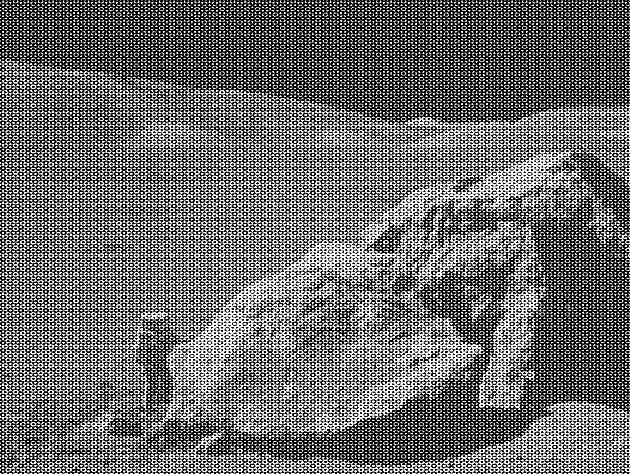
#> input picture moonlanding.png, 630 x 474 px
$ jupyter execute ex9.ipynb
#> lines starting #> are read from the running program, lines starting #| are printed output that depends on the picture
1\. **Hurricanes per Year**

The number of hurricanes in 2005 was 15. The historic average is 6.3. Is this number signficantly different?
- Assume the number of hurricanes is random, i.e. follows the Poisson distribution.
- Assume as statistically significant a probability that has a Z score of 3 or larger with respect a normal distribution.

**Hint**: compute the probability that in a single year are observed 15 or more hurricances.

[cell 1]
import numpy as np
from scipy import stats
import matplotlib.pyplot as plt
x0 = 15
mean = 6.3
x = np.arange(30)
y = stats.poisson.pmf(x, mean)

plt.ylabel("p(x)", size = 12)
plt.xlabel("x", size = 12)
plt.title("Hurricane Dist", size = 16)
plt.plot(x, y, marker = "o", label = "Dist.", color = "orange", markersize = 5)
plt.axvline(x0, c = 'red', label = 'x0(Hur. in 2005)', ls = '--')
plt.legend()
plt.show()
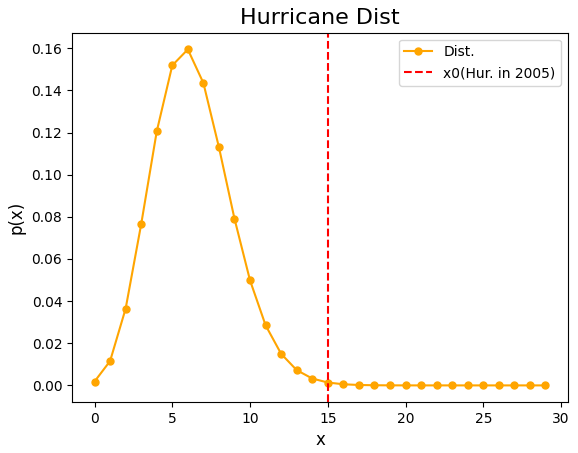
#> figure drawn by matplotlib, 1 panel; curve peaks at x = 6, y = 0.159

sig_level = 0.05
reject_point = x[y.cumsum() < 1 - sig_level][-1] + 1
print("With the significance level 0.05, the rejection start at :", reject_point, " x0 :", x0)
p_value = 1 - stats.poisson.cdf(x0, mean)
print("P :", p_value)
print("Based on the results, we reject the null hypothesis. Obverving 15 hurricanes in the year 2005 has a very low probability and the difference its difference between average value is too high.")

sigma = np.sqrt(mean)
z = abs(x0 - mean) / sigma
print("Z score :", z)

p_value_new = stats.norm.cdf(-z) + (1 - stats.norm.cdf(z))
print("P with Z score: ", p_value_new)
print("P is too low. We reject the null hypothesis in this scenario.")

2\. **Pairwise t-test**

In an experiment, a group of 10 individuals agreed to participate in a study of blood pressure changes following exposure to halogen lighting. Resting systolic blood pressure was recorded for each individual. The participants were then exposed to 20 minutes in a room lit only by halogen lamps. A post-exposure systolic blood pressure reading was recorded for each individual. The results are presented in the following data set:

```python
pre = np.array([120, 132, 120, 110, 115, 128, 120, 112, 110, 100])
post = np.array([140, 156, 145, 130, 117, 148, 137, 119, 127, 135])
```

Determine whether the change in blood pressures within our sample was statistically significant.

**Hint:**
in this case, the Student's $t$-test should be performed to compare the two datasets.
Use the following test statistics:

$$T = \frac{\bar{x}_1 - \bar{x}_2}{\sigma \sqrt{\frac{2}{n}}}$$

and

$$\sigma = \sqrt{\frac{\sigma_1^2 + \sigma_2^2}{2}}$$

[cell 2]
import math
pre = np.array([120, 132, 120, 110, 115, 128, 120, 112, 110, 100])
post = np.array([140, 156, 145, 130, 117, 148, 137, 119, 127, 135])

n = len(post)
sigma_1 = np.sqrt(np.var(pre, ddof=1))
sigma_2 = np.sqrt(np.var(post, ddof=1))
sigma = math.sqrt((sigma_1**2 + sigma_2**2)/2)

x_pre = np.mean(pre)
x_post = np.mean(post)
T = (x_pre - x_post)/(sigma*math.sqrt(2/n))
print("T = ",T)
pvalue = stats.t.cdf(T, n - 1) + (1. - stats.t.cdf(-T, n - 1))
print("p-value =", pvalue)
print("Since the p-value is <𝛼/2, we do not accept the null hypothesis")
print("The change in blod pressure is significant")

3\. **FFT of a simple dataset**

Perform a periodicity analysis on the lynxs-hares population, i.e. determine what is the period of the population of these animals.

4\. **FFT of an image**

Write a filter that removes the periodic noise from the `moonlanding.png` image by using a 2-dimensional FFT.

* Import the image as a 2D numpy array using `plt.imread("moonlanding.png")`. Examine the image with `plt.imshow()`, which is heavily contaminated with periodic noise.
* Check the documentation of the `scipy.fftpack` package, and find the method that performs a 2D FFT. Plot the spectrum (Fourier transform of) the image. **Hint**: use `LogNorm` to plot the colors in log scale:
```Python
from matplotlib.colors import LogNorm
plt.imshow(image, norm=LogNorm(vmin=5))
```
* Inspect the spectrum, and try to locate the regions of the power spectrum that contain the signal and those which contain the periodic noise. Use array slicing to set the noise regions to zero.
* Apply the inverse Fourier transform to plot the resulting image.

[cell 3]
from matplotlib.colors import LogNorm
from scipy import fftpack
# load the image
image = plt.imread("moonlanding.png")
#> image is the input picture: shape (474, 630) float32; min 0, max 1, mean 0.424
plt.imshow(image)
im_fft = fftpack.fft2(image)
#Manage complex
image_2 = np.abs(im_fft)

#diplay the fourier transform
plt.imshow(image_2, norm=LogNorm(vmin=5))
plt.colorbar()
plt.title('Fourier transform')
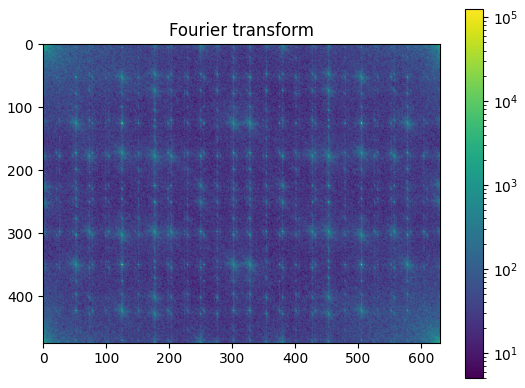
#> figure drawn by matplotlib, 2 panels
